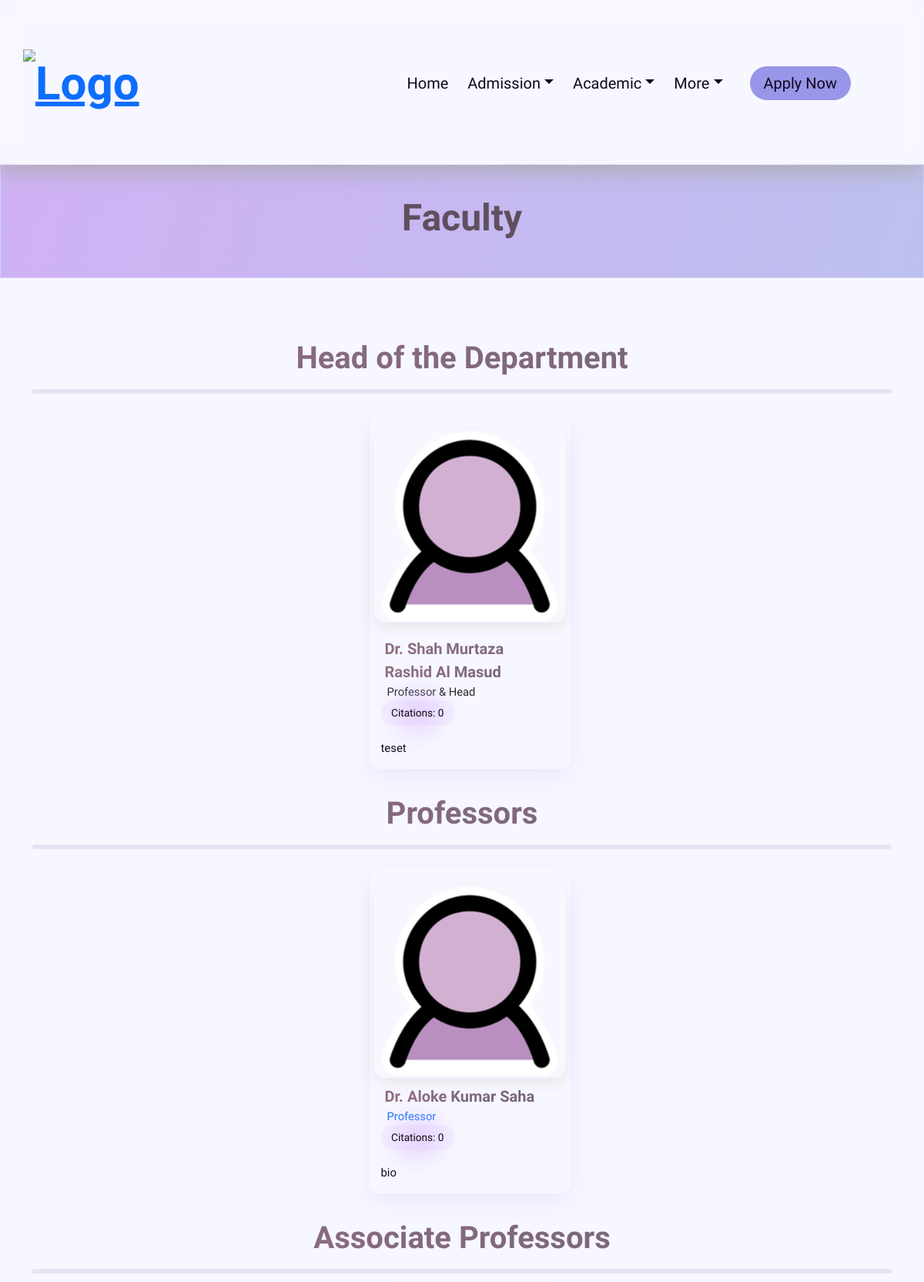
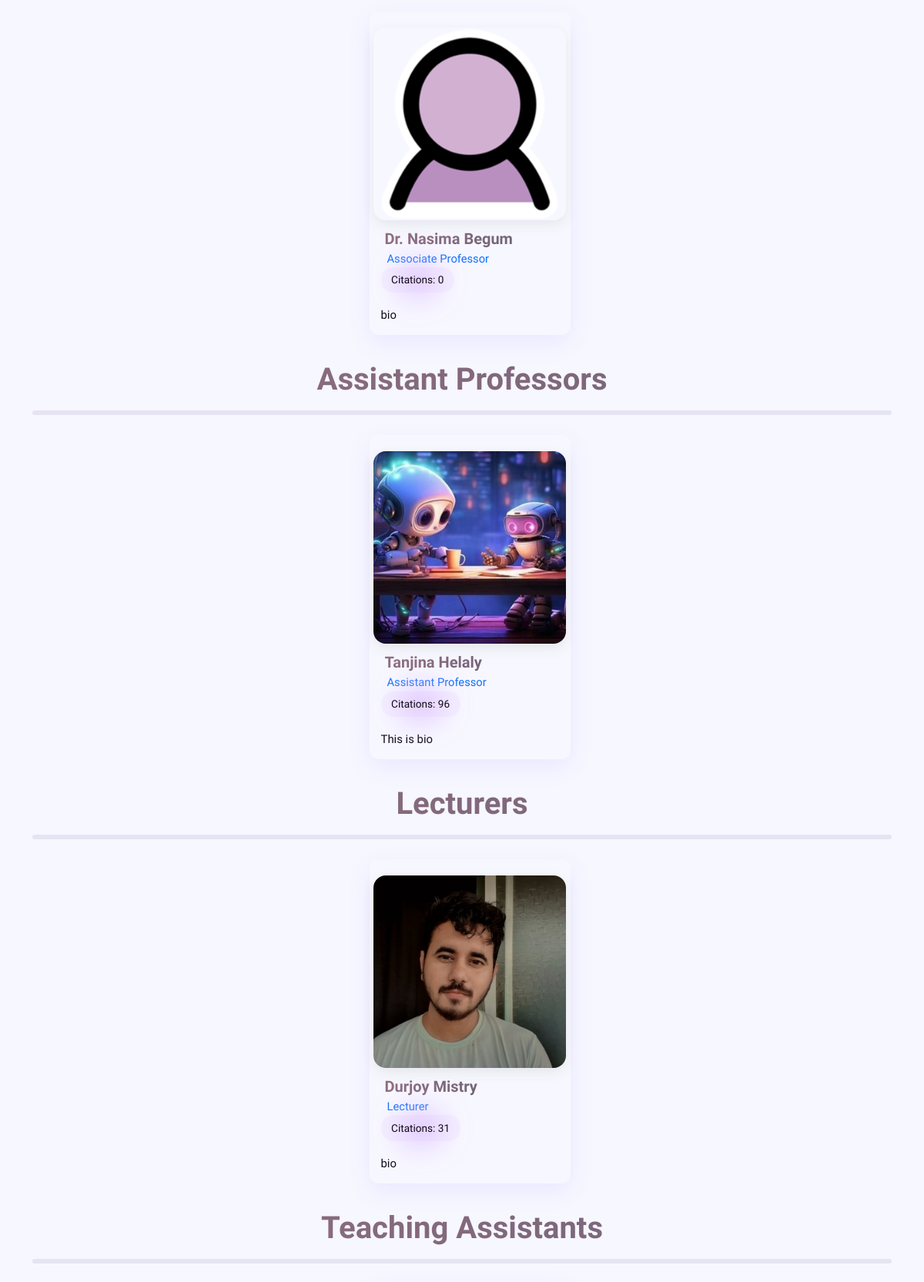
The app's page /faculty/ (upper part) with its own data (2 pictures, top to bottom).
### faculty/models.py (models this page shows, shortened)
class Faculty(models.Model):
    DESIGNATION_CHOICES = [
        ('Professor', 'Professor'),
        ('Associate Professor', 'Associate Professor'),
        ('Assistant Professor', 'Assistant Professor'),
        ('Lecturer', 'Lecturer'),
        ('Teaching Assistant', 'Teaching Assistant'),
    ]
    user = models.OneToOneField(User, on_delete=models.CASCADE)
    name = models.CharField(max_length=50, default="Name")
    shortname = models.CharField(max_length=5, default='N/A')
    designation = models.CharField(max_length=20, choices=DESIGNATION_CHOICES, null=True)
    phone = models.CharField(max_length=11)
    bio = models.TextField(max_length=200)
    about = RichTextField(blank=True, null=True)
    profile_pic = models.ImageField(upload_to='faculty_photos/', default='defaults/faculty.png', null=True, blank=True)
    joining_date = models.DateField(null=True)
    google_scholar_url = models.URLField(max_length=255, blank=True, null=True)
    researchgate_url = models.URLField(max_length=255, blank=True, null=True)
    orcid_url = models.URLField(max_length=255, blank=True, null=True)
    scopus_url = models.URLField(max_length=255, blank=True, null=True)
    linkedin_url = models.URLField(max_length=255, blank=True, null=True)
    citation = models.PositiveIntegerField(default=0, blank=True, null=True)
    sl = models.PositiveIntegerField(validators=[MinValueValidator(1)])
    routine = models.FileField(upload_to='faculty_routines/', null=True, blank=True)
    objects = models.Manager()
    custom = FacultyManager()

### uap_cse/views.py (the view)
# urls.py: path('faculty/', views.faculty, name='faculty'),
def faculty(request):
    facultys = Faculty.objects.all().order_by('sl')
    return render(request, 'faculty/faculty.html', {
        'facultys' : facultys
    })

### templates/faculty/faculty.html (shortened to what this page needs)
{% extends "base.html" %}
{% load static %}
{% block head %}
    <link rel="stylesheet" href="{% static 'css/faculty.css' %}">
    <link rel="stylesheet" href="{% static 'css/global.css' %}">
{% endblock %}
{% block content %}
<div class="banner-global">
    <h1 class="gradient-text-global-big-size">Faculty</h1>
</div>
<div class="container">
    <h1 class="gradient-text-global text-center">Head of the Department</h1>
    <hr class="fat_hr">
    <div class="row g-4 justify-content-center">
        {% for faculty in facultys %}
            {% if faculty.sl == 1 %}
            <div class="col-sm-12 col-md-6 col-lg-3">
                <div class="faculty-card text-center">
                    <div class="profile-img-container">
                        <a href="{% url 'faculty_detail' faculty.pk %}">
                            <img src="{{ faculty.profile_pic.url }}" alt="Faculty" class="profile-img" />
                        </a>
                    </div>
                    <div class="card-body text-start">
                        <div class="top-row mb-1">
                            <div>
                                <div class="gradient-text-global card-title">
                                    <a href="{% url 'faculty_detail' faculty.pk %}" class="no-underline">{{ faculty.name }}</a>
                                </div>
                                <div class="card-subtitle">{{ faculty.designation }} & Head</div>
                            </div>
                            <div class="citation-count">Citations: {{ faculty.citation }}</div>
                        </div>
                        <p class="card-text">{{ faculty.bio }}</p>
                    </div>
                </div>
            </div>
            {% endif %}
        {% endfor %}
    </div>
</div>
<br>
<div class="container">
    <h1 class="gradient-text-global text-center">Professors</h1>
    <hr class="fat_hr">
    <div class="row g-4 justify-content-center">
        {% for faculty in facultys %}
            {% if faculty.designation == "Professor" and faculty.sl != 1 %}
            <div class="col-sm-12 col-md-6 col-lg-3">
                {% include "faculty/faculty_card.html" %}
            </div>
            {% endif %}
        {% endfor %}
    </div>
</div>
<br>
<div class="container">
    <h1 class="gradient-text-global text-center">Associate Professors</h1>
    <hr class="fat_hr">
    <div class="row g-4 justify-content-center">
        {% for faculty in facultys %}
            {% if faculty.designation == "Associate Professor" and faculty.sl != 1 %}
            <div class="col-sm-12 col-md-6 col-lg-3">
                {% include "faculty/faculty_card.html" %}
            </div>
            {% endif %}
        {% endfor %}
    </div>
</div>
<br>
<div class="container">
    <h1 class="gradient-text-global text-center">Assistant Professors</h1>
    <hr class="fat_hr">
    <div class="row g-4 justify-content-center">
        {% for faculty in facultys %}
            {% if faculty.designation == "Assistant Professor" and faculty.sl != 1 %}
            <div class="col-sm-12 col-md-6 col-lg-3">
                {% include "faculty/faculty_card.html" %}
            </div>
            {% endif %}
        {% endfor %}
    </div>
</div>
<br>
<div class="container">
    <h1 class="gradient-text-global text-center">Lecturers</h1>
    <hr class="fat_hr">
    <div class="row g-4 justify-content-center">
        {% for faculty in facultys %}
            {% if faculty.designation == "Lecturer" and faculty.sl != 1 %}
            <div class="col-sm-12 col-md-6 col-lg-3">
                {% include "faculty/faculty_card.html" %}
            </div>
            {% endif %}
        {% endfor %}
    </div>
</div>
<br>
<div class="container">
    <h1 class="gradient-text-global text-center">Teaching Assistants</h1>
    <hr class="fat_hr">
    <div class="row g-4 justify-content-center">
        {% for faculty in facultys %}
            {% if faculty.designation == "Teaching Assistant" and faculty.sl != 1 %}
            <div class="col-sm-12 col-md-6 col-lg-3">
            </div>
            {% endif %}
        {% endfor %}
    </div>
</div>
{% endblock %}

### templates/base.html (shortened to what this page needs)
{% load static %}
<!DOCTYPE html>
<html lang="en">
<head>
  {% block head %}
  {% endblock %}
    <link rel="stylesheet" href="{% static 'icons/icofont.css' %}">
    <link href="https://cdn.jsdelivr.net/npm/bootstrap@5.3.5/dist/css/bootstrap.min.css" rel="stylesheet">
    <link rel="stylesheet" href="{% static 'css/base.css' %}">
    <link rel="stylesheet" href="{% static 'css/global.css' %}">
</head>
<body>
<header id="navbar">
    <div class="logo">
            <a href="{% url 'home' %}" class="nav-item"><img src="{% static 'img/logo.png' %}" alt="Logo"></a>
    </div>
    <nav role="navigation">
        <div class="nav-container">
            <ul class="nav-links" id="navLinks">
                <li><a href="{% url 'home' %}" class="nav-item">Home</a></li>
                <li>
                    <a href="#" class="nav-item">Admission</a>
                </li>
                <li>
                    <a href="#" class="nav-item">Academic</a>
                </li>
                <li>
                    <a href="#" class="nav-item">More</a>
                </li>
                <div class="buttons">
                    <li class="apply-mobile"><a href="https://admission.uap-bd.edu/Admission/Home.aspx" class="apply-btn">Apply Now</a></li>
                    <li class="theme-toggle">
                    </li>
                </div>
            </ul>
        </div>
    </nav>
</header>
<br>
<br>
<main>
        <div class="animated-container">
            {% block content %}
            {% endblock %}
        </div>
</main>
</body>
</html>

### templates/faculty/faculty_card.html
<a href="{% url 'faculty_detail' faculty.pk %}" class="faculty-card-link">
    <div class="faculty-card text-center">
        <div class="wrapper">
           <img src="{{ faculty.profile_pic.url }}" alt="{{ faculty.name }}" class="profile-img cover-img" />
        </div>
        <div class="card-body text-start">
            <div class="top-row mb-1">
                <div>
                    <div class="gradient-text-global card-title">
                        {{ faculty.name }}
                    </div>
                    <div class="card-subtitle">{{ faculty.designation }}</div>
                </div>
                <div class="citation-count">
                    Citations: {{ faculty.citation }}
                </div>
            </div>
            <p class="card-text">
                {{ faculty.bio|truncatewords:25 }}
            </p>
        </div>
    </div>
</a>

### static/css/faculty.css (style rules this page uses)
.faculty-card-link { text-decoration: none; display: block; transition: transform 0.3s ease; }
.faculty-card { width: 100%; max-width: 280px; height: auto; display:flex; flex-direction: column; justify-content: center; align-items: center; padding: 15px; margin: 10px; border-radius: 12px; background: rgba(255, 255, 255, 0.1); backdrop-filter: blur(15px); box-shadow: 0px 10px 30px rgba(130, 100, 255, 0.1); transition: transform 0.4s ease, box-shadow 0.4s ease; }
.row { display: flex; flex-wrap: wrap; justify-content: center; }
.wrapper { width: 250px; max-width: 250px; height: 250px; transition: all 0.5s; border-radius: 16px; position: relative; z-index: -1; }
.profile-img { width: 250px; height: 250px; max-width: 250px; max-height: 250px; object-fit: cover; margin-top: 10px; justify-content: center; align-items: center; display: flex; border-radius: 16px; box-shadow: 0 6px 18px rgba(0, 0, 0, 0.08); transition: transform 0.4s ease; opacity: 0; transform: translateY(30px) scale(0.8); animation: popThenFloat 1.4s ease-out forwards, floatIdle 3s ease-in-out 1.4s infinite alternate; }
.card-body { padding: 1.25rem 1.5rem 1.8rem; margin-top: 10px; }
.top-row { display: flex; justify-content: space-between; align-items: center; flex-wrap: wrap; }
.card-title { font-size: 1.25rem; font-weight: 700; margin: 5px; color: var(--txt-color); }
.card-subtitle { padding-left: 10px; font-size: 0.92rem; color: var(--txt-color); margin-left: -2px; }
.citation-count { padding: 0.4rem 0.85rem; background-color: rgba(240, 230, 255, 0.5); border-radius: 1rem; font-weight: 500; color: var(--txt-color); font-size: 0.85rem; position: relative; z-index: 1; }
.citation-count::after { content: ""; position: absolute; top: -10px; left: -10px; width: calc(100% + 20px); height: calc(100% + 20px); background: radial-gradient(circle, #d8b6ff 15%, transparent 60%); border-radius: 2rem; z-index: -1; filter: blur(18px); animation: glowPulse 2.8s ease-in-out infinite; opacity: 0.8; }
.card-text { font-size: 0.93rem; margin-top: 1.15rem; line-height: 1.5; color: var(--txt-color); }

### static/css/global.css (style rules this page uses)
body { font-family: 'Lexend', sans-serif; background-size: 400% 400%; margin: 0; }
.gradient-text-global { background: linear-gradient(108.4deg, rgb(142, 109, 128) 6.9%, rgb(90, 90, 115) 86.5%); background-clip: text; font-weight: bold; -webkit-background-clip: text; -webkit-text-fill-color: transparent; animation: gradientMove 10s ease infinite; background-size: 200% 200%; }
.gradient-text-global-big-size { background: linear-gradient(108.4deg, rgb(98, 75, 88) 6.9%, rgb(90, 90, 115) 86.5%); background-clip: text; -webkit-background-clip: text; -webkit-text-fill-color: transparent; font-weight: bold; font-size: 3em; animation: gradientMove 10s ease infinite; background-size: 200% 200%; }
.banner-global { transform-origin: top center; margin-top: -15px; margin-bottom: 80px; width: 100%; padding: 40px; background-image: linear-gradient(108.4deg, rgba(197, 159, 241, 0.8), rgba(152, 197, 229, 0.82)); background-size: 200% 200%; animation: gradientAnimation 10s ease infinite; position: relative; backdrop-filter: blur(10px); -webkit-backdrop-filter: blur(10px); border: 1px solid rgba(255, 255, 255, 0.3); overflow: hidden; transition: background 0.5s ease-in-out; text-align: center; }
.fat_hr { border: 3px solid #b3a8cb; width: 100%; border-radius: 1rem; }

### records on screen
Faculty: profile_pic (picture), name "Dr. Shah Murtaza Rashid Al Masud", designation "Professor", citation "0", bio "teset"
Faculty: profile_pic (picture), name "Dr. Aloke Kumar Saha", designation "Professor", citation "0", bio "bio"
Faculty: profile_pic (picture), name "Dr. Nasima Begum", designation "Associate Professor", citation "0", bio "bio"
Faculty: profile_pic (picture), name "Tanjina Helaly", designation "Assistant Professor", citation "96", bio "This is bio"
Faculty: profile_pic (picture), name "Durjoy Mistry", designation "Lecturer", citation "31", bio "bio"
